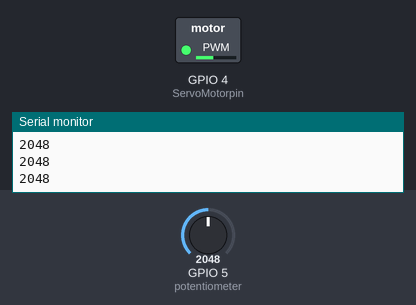
This sketch was run on a simulated ESP32. On the bench: switched loads named in the sketch (green lamp = pin HIGH), the last lines printed to the serial monitor. Inputs (shaded band) come from the test bench; at power-on: GPIO 5 (potentiometer) = 2048.

Above: at 1.2 s.
1.3 s: GPIO 5 (potentiometer) set to 0
At 2.5 s:
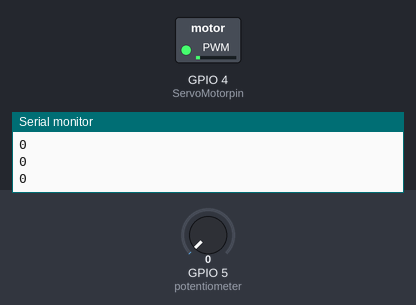
2.8 s: GPIO 5 (potentiometer) set to 1063
At 3.8 s:
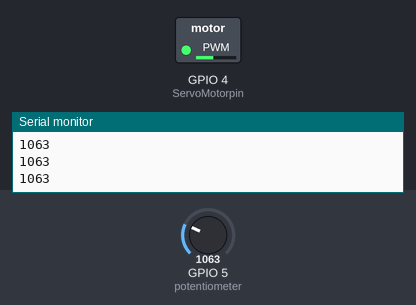
Timing chart, 0 to 5.8 s (numbered marks = the images above; inputs shaded):
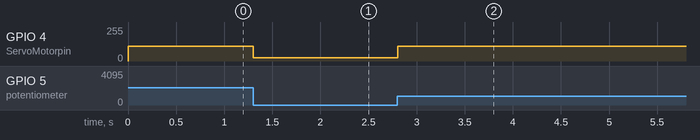

Measured:
- after the input at 1.3 s, GPIO 4 (ServoMotorpin): 110/255 → 25/255 at once
- after the input at 2.8 s, GPIO 4 (ServoMotorpin): 25/255 → 110/255 at once

The sketch:

servo_ver2.ino
```cpp
#include <analogWrite.h>
uint8_t ServoMotorpin = 4;
uint16_t dutycycle;

void setup(){
  analogWrite(ServoMotorpin, 512);
  analogWriteFrequency(50); /* Set PWM frequency to 50Hz */
  Serial.begin(115200);
  Serial.println("ESP32 Analog IN Test");
}

void loop(){
  dutycycle= analogRead(5); /* Read potentiometer to control servo motor */
  Serial.println(dutycycle);
  if(dutycycle> 1023){
    dutycycle = 1023;
   }
  dutycycle = 25+((85*dutycycle/1023)); /* make it in range 20 to 110 */
  analogWrite(ServoMotorpin, dutycycle); /* Write duty cycle to pin */
  delay(100);
}
```
